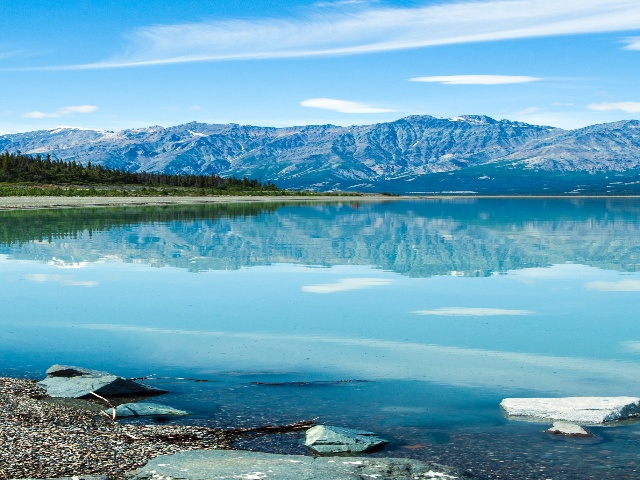
#> input picture Assignments/images/b-g.jpg, 640 x 480 px, given in place of testing.mp4, which was not available
$ python day2Assignment.py
#> lines starting #> are read from the running program, lines starting #| are printed output that depends on the picture; pictures that were not available may be replaced by others from this repository, and a replacement may not be noted
import cv2
import numpy as np
import matplotlib.pyplot as plt


# converting video in normal and gray

video = cv2.VideoCapture('testing.mp4')
grayVideo = cv2.VideoCapture('testing.mp4', 0)
# grayVid = cv2.cvtColor(video, cv2.COLOR_BGR2GRAY)
print('video loaded')

while video.isOpened():
    ret, frame = video.read()
#> frame is the input picture: shape (480, 640, 3); mean B, G, R 189.4, 165.1, 105.8
    if ret:
        gray = cv2.cvtColor(frame, cv2.COLOR_BGR2GRAY)

        zeros = np.zeros((gray.shape[0], gray.shape[1]), np.uint8)
        b, g, r = cv2.split(frame)
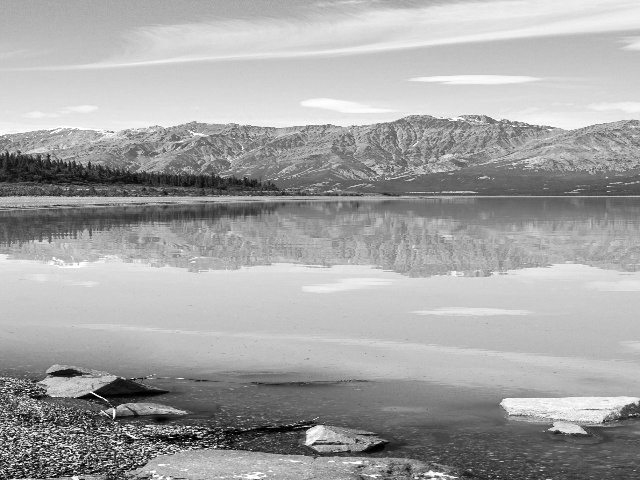
#> g: shape (480, 640); min 0, max 255, mean 165.1
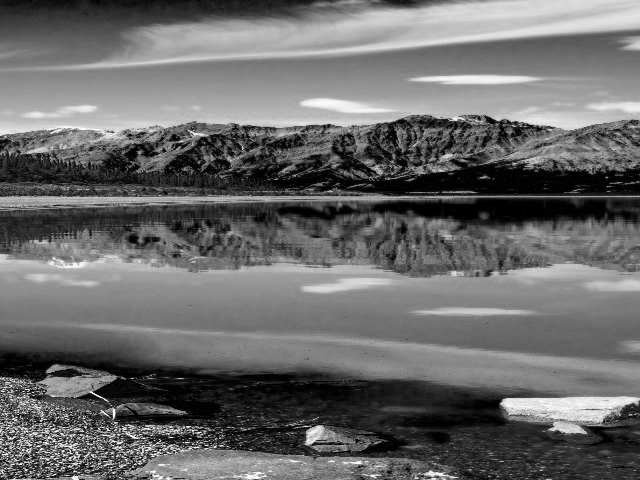
#> r: shape (480, 640); min 0, max 255, mean 105.8

        red = cv2.merge((zeros, zeros, r))
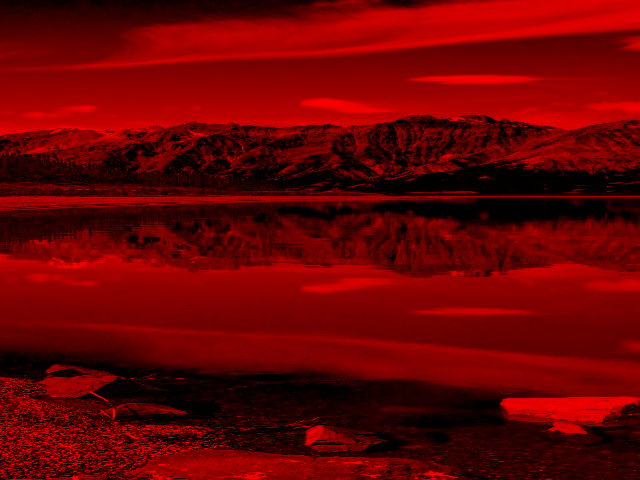
#> red: shape (480, 640, 3); mean of channels 0, 1, 2 0, 0, 105.8; drawn as B, G, R
        green = cv2.merge((zeros, g, zeros))
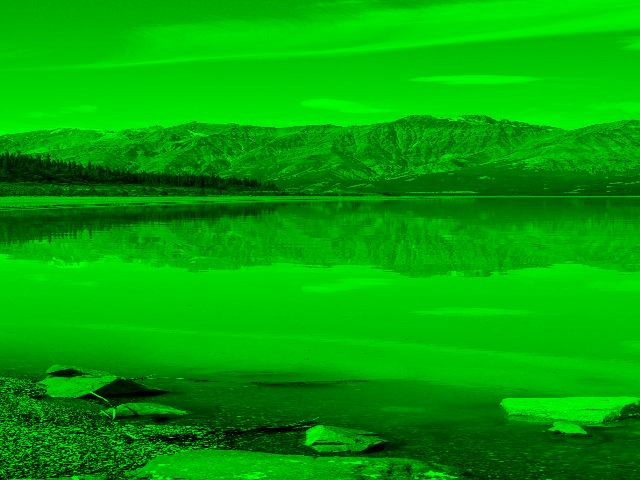
#> green: shape (480, 640, 3); mean of channels 0, 1, 2 0, 165.1, 0; drawn as B, G, R
        blue = cv2.merge((b, zeros, zeros))
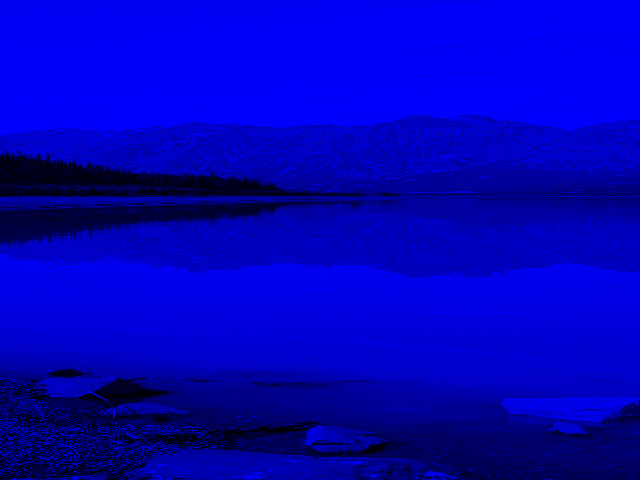
#> blue: shape (480, 640, 3); mean of channels 0, 1, 2 189.4, 0, 0; drawn as B, G, R

        final = cv2.merge((b, g, r))
        # cv2.imshow('frame', final)

        # amplifying video
        cusVideo = cv2.merge((b+100, g, r+100))
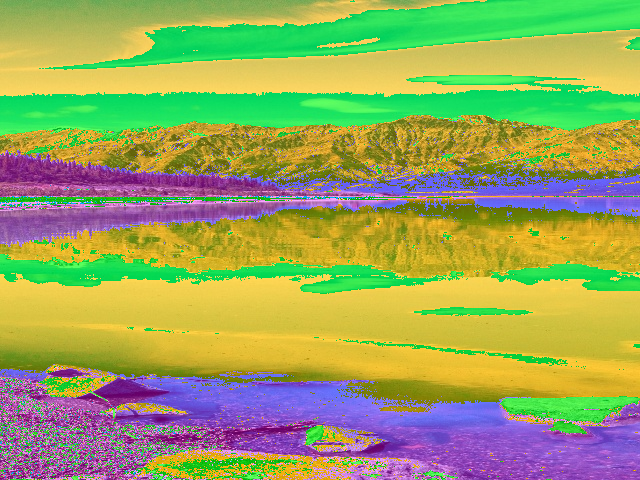
#> cusVideo: shape (480, 640, 3); mean B, G, R 94, 165.1, 152.7
        # cv2.imshow('frame', cusVideo)

        #  canvas
        # draw line
        cv2.line(frame, (100, 100),
                 (gray.shape[1]-100, gray.shape[0]-100), (0, 0, 255), 2)

        # draw rectangle
        cv2.rectangle(frame, (100, 100),
                      (gray.shape[1]-100, gray.shape[0]-100), (255, 0, 255), 2)
        # put text
        cv2.putText(frame, 'I think its done', (140, 100),
                    cv2.FONT_HERSHEY_SIMPLEX, 3, 255)
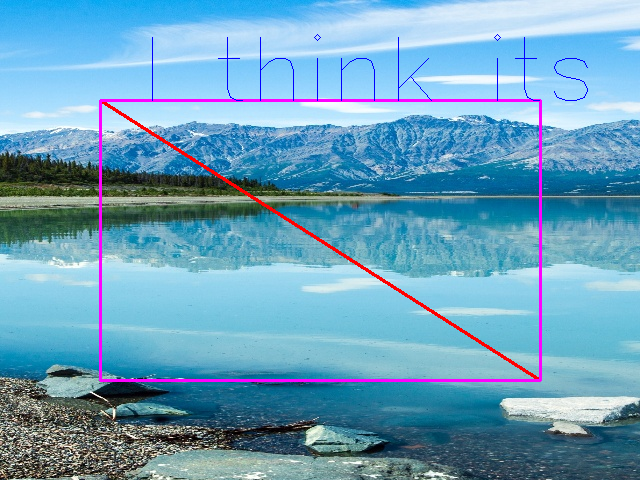
#> frame: shape (480, 640, 3); mean B, G, R 189.1, 161.1, 108.1

        # cv2.imshow('red', red)
        # cv2.imshow('green', green)
        # cv2.imshow('blue', blue)
        cv2.imshow('real', frame)
        # cv2.imshow('frame', gray)

        if cv2.waitKey(1) & 0xFF == ord('q'):
#> (key q is pressed here)
            break
    else:
        break
